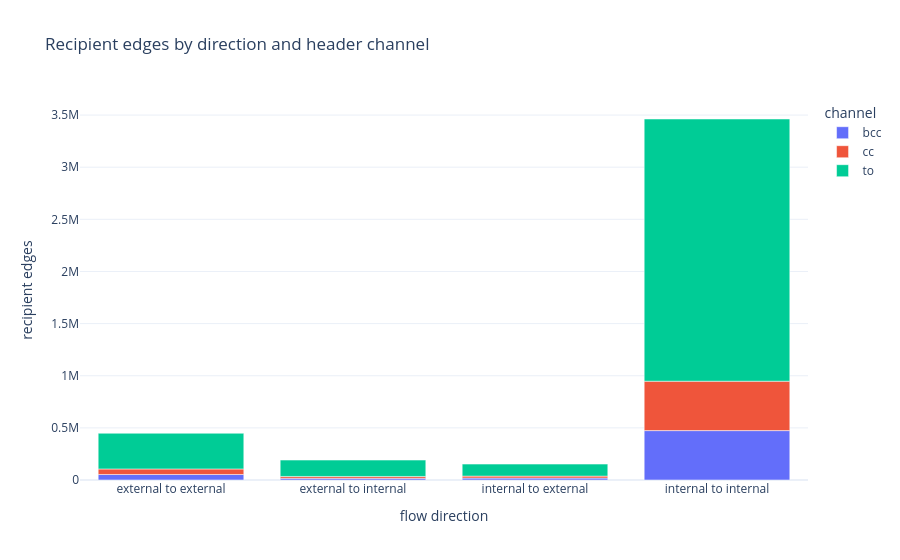
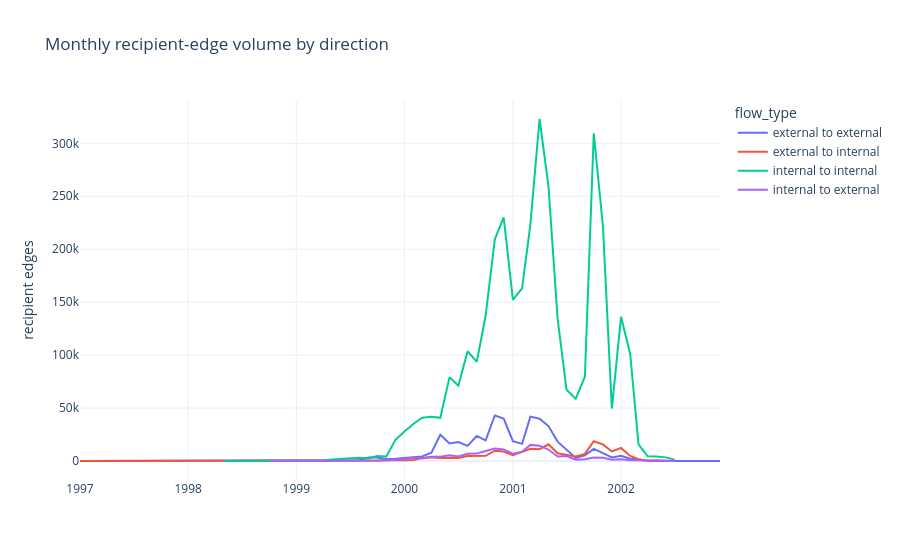

Notebook source saved alongside these figures, in order:
### Code cell
flow_counts = (
    recipient_edges.groupby(["flow_type", "channel"], observed=True)
    .size()
    .rename("edges")
    .reset_index()
)
fig = px.bar(
    flow_counts,
    x="flow_type",
    y="edges",
    color="channel",
    title="Recipient edges by direction and header channel",
    labels={"flow_type": "flow direction", "edges": "recipient edges"},
)
fig.write_html(PLOT_DIR / "edge_flow_channel_bar.html", include_plotlyjs="cdn")
fig.show()

monthly_flow = (
    recipient_edges.loc[recipient_edges["date_plausible"]]
    .groupby(["year_month", "flow_type"], observed=True)
    .size()
    .rename("edges")
    .reset_index()
)
monthly_flow["month_dt"] = pd.to_datetime(monthly_flow["year_month"].astype(str))
fig = px.line(
    monthly_flow,
    x="month_dt",
    y="edges",
    color="flow_type",
    title="Monthly recipient-edge volume by direction",
    labels={"month_dt": "", "edges": "recipient edges"},
)
fig.write_html(PLOT_DIR / "monthly_edge_flow.html", include_plotlyjs="cdn")
fig.show()
